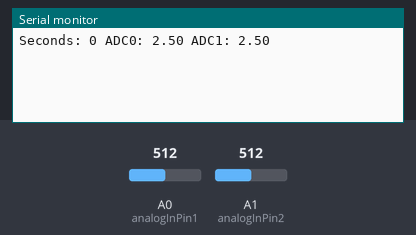
Recording of a sketch running on a simulated Arduino Uno, built with avr-gcc and run on an emulated ATmega328P. Shown: the last lines printed to the serial monitor. The test bench sets the inputs (shaded band); at power-on: A0 (analogInPin1) = 512, A1 (analogInPin2) = 512.

Above: at 11.2 s.
11.3 s: A0 (analogInPin1) set to 716
At 15.5 s:
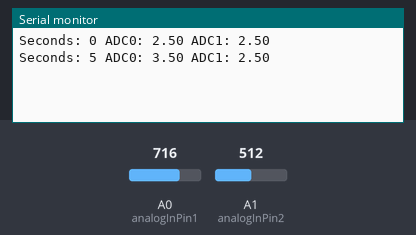
16.3 s: A1 (analogInPin2) set to 716
At 20.6 s:
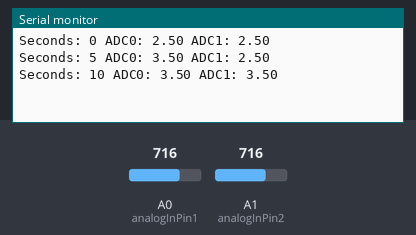
21.3 s: A0 (analogInPin1) set to 900
At 25.6 s:
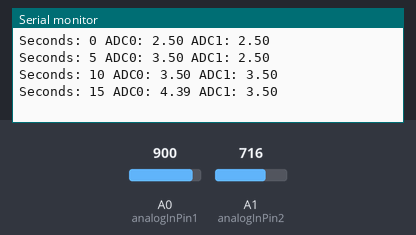
26.3 s: A1 (analogInPin2) set to 900
At 30.7 s:
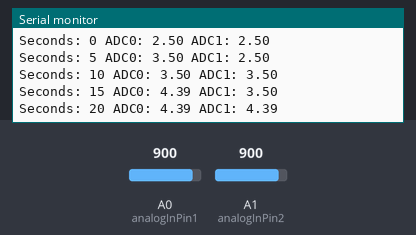
Timing chart, 0 to 32.2 s (numbered marks = the images above; inputs shaded):
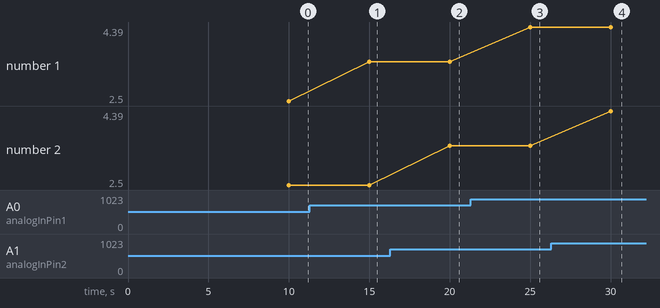

Measured:
- after the input at 11.3 s, the serial monitor: prints a new line after 3.7 s (image 1)
- after the input at 16.3 s, the serial monitor: prints a new line after 3.7 s (image 2)
- after the input at 21.3 s, the serial monitor: prints a new line after 3.7 s (image 3)
- after the input at 26.3 s, the serial monitor: prints a new line after 3.7 s (image 4)
- plotted number 1: 2.5 → 3.5 after the input at 11.3 s, 3.5 → 4.39 after the input at 21.3 s

The sketch:

AnalogInOutSerial.ino
```cpp
const int analogInPin1 = A0;
const int analogInPin2 = A1;

int int_seconds = 0;

float sensorValue1 = 0,
      sensorValue2 = 0;        // value read from the pot

void setup() {
  // initialize serial communications at 9600 bps:
  Serial.begin(9600);
  delay(10000);
}

void loop() {

  sensorValue1 = analogRead(analogInPin1);
  sensorValue2 = analogRead(analogInPin2);

  sensorValue1 = sensorValue1*5/1024;
  sensorValue2 = sensorValue2*5/1024;

  // print the results to the Serial Monitor:
  Serial.print("Seconds: ");
  Serial.print(int_seconds);
  Serial.print(" ADC0: ");
  Serial.print(sensorValue1);
  Serial.print(" ADC1: ");
  Serial.println(sensorValue2);

  int_seconds = int_seconds + 5;

  delay(5000);
}
```
